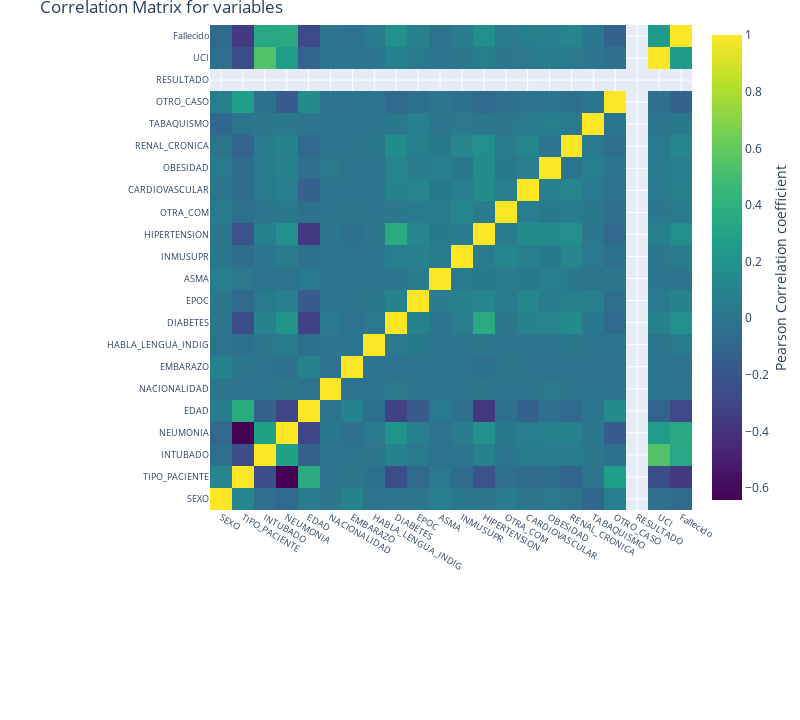

Notebook source saved alongside this figure:
### Markdown cell above
En este apartado se va a realizar un análisis estadístico inferencial con los datos del juego que está siendo analizado en esta práctica.

Como se ha visto en la parte de limpieza de los datos, el dataset cuenta con una serie de pacientes a los que se les ha realizado la prueba del coronavirus y han dado positivo en ella, ya que las filas con negativos han sido eliminadas del dataset. Además, se ha creado una variable llamada "Fallecido", que indica con un 1 si el paciente ha fenecido y con un 2 si ha sobrevivido a la enfermedad.

EL objetivo de este análisis es comprender qué variables tienen una mayor influencia sobre la variable "Fallecido", para determinar qué características clínicas suponen factores de riesgo en pacientes con Coronavirus.

En primer lugar, conviene analizar los resultados de la matriz de correlaciones, donde se indica cuál es el grado de correlación entre las diferentes variables. Se observa que, para la variable "Fallecido", existen valores altos de correlación, tanto positiva como negativa.

### Code cell
#correlation
correlation = data.corr()
#tick labels
matrix_cols = correlation.columns.tolist()
#convert to array
corr_array  = np.array(correlation)

#Plotting
trace = go.Heatmap(z = corr_array,
                   x = matrix_cols,
                   y = matrix_cols,
                   colorscale = "Viridis",
                   colorbar   = dict(title = "Pearson Correlation coefficient",
                                     titleside = "right"
                                    ) ,
                  )

layout = go.Layout(dict(title = "Correlation Matrix for variables",
                        autosize = False,
                        height  = 720,
                        width   = 800,
                        margin  = dict(r = 0 ,l = 210,
                                       t = 25,b = 210,
                                      ),
                        yaxis   = dict(tickfont = dict(size = 9)),
                        xaxis   = dict(tickfont = dict(size = 9))
                       )
                  )

data_list = [trace]
fig = go.Figure(data=data_list,layout=layout)
py.iplot(fig)

### Figure 1 — Plotly figure (JSON) as saved in the notebook; plotly's stock layout.template omitted (floating-point values rounded to 4 significant figures; data arrays with more than 128 entries replaced by an {"elided": "..."} marker saying what was removed)
{"data": [{"colorbar": {"title": {"side": "right", "text": "Pearson Correlation coefficient"}}, "colorscale": [[0, "#440154"], [0.1111, "#482878"], [0.2222, "#3e4989"], [0.3333, "#31688e"], [0.4444, "#26828e"], [0.5556, "#1f9e89"], [0.6667, "#35b779"], [0.7778, "#6ece58"], [0.8889, "#b5de2b"], [1, "#fde725"]], "type": "heatmap", "x": ["SEXO", "TIPO_PACIENTE", "INTUBADO", "NEUMONIA", "EDAD", "NACIONALIDAD", "EMBARAZO", "HABLA_LENGUA_INDIG", "DIABETES", "EPOC", "ASMA", "INMUSUPR", "HIPERTENSION", "OTRA_COM", "CARDIOVASCULAR", "OBESIDAD", "RENAL_CRONICA", "TABAQUISMO", "OTRO_CASO", "RESULTADO", "UCI", "Fallecido"], "y": ["SEXO", "TIPO_PACIENTE", "INTUBADO", "NEUMONIA", "EDAD", "NACIONALIDAD", "EMBARAZO", "HABLA_LENGUA_INDIG", "DIABETES", "EPOC", "ASMA", "INMUSUPR", "HIPERTENSION", "OTRA_COM", "CARDIOVASCULAR", "OBESIDAD", "RENAL_CRONICA", "TABAQUISMO", "OTRO_CASO", "RESULTADO", "UCI", "Fallecido"], "z": {"elided": "22x22 float values"}}], "layout": {"autosize": false, "height": 720, "margin": {"b": 210, "l": 210, "r": 0, "t": 25}, "title": {"text": "Correlation Matrix for variables"}, "width": 800, "xaxis": {"tickfont": {"size": 9}}, "yaxis": {"tickfont": {"size": 9}}}}
